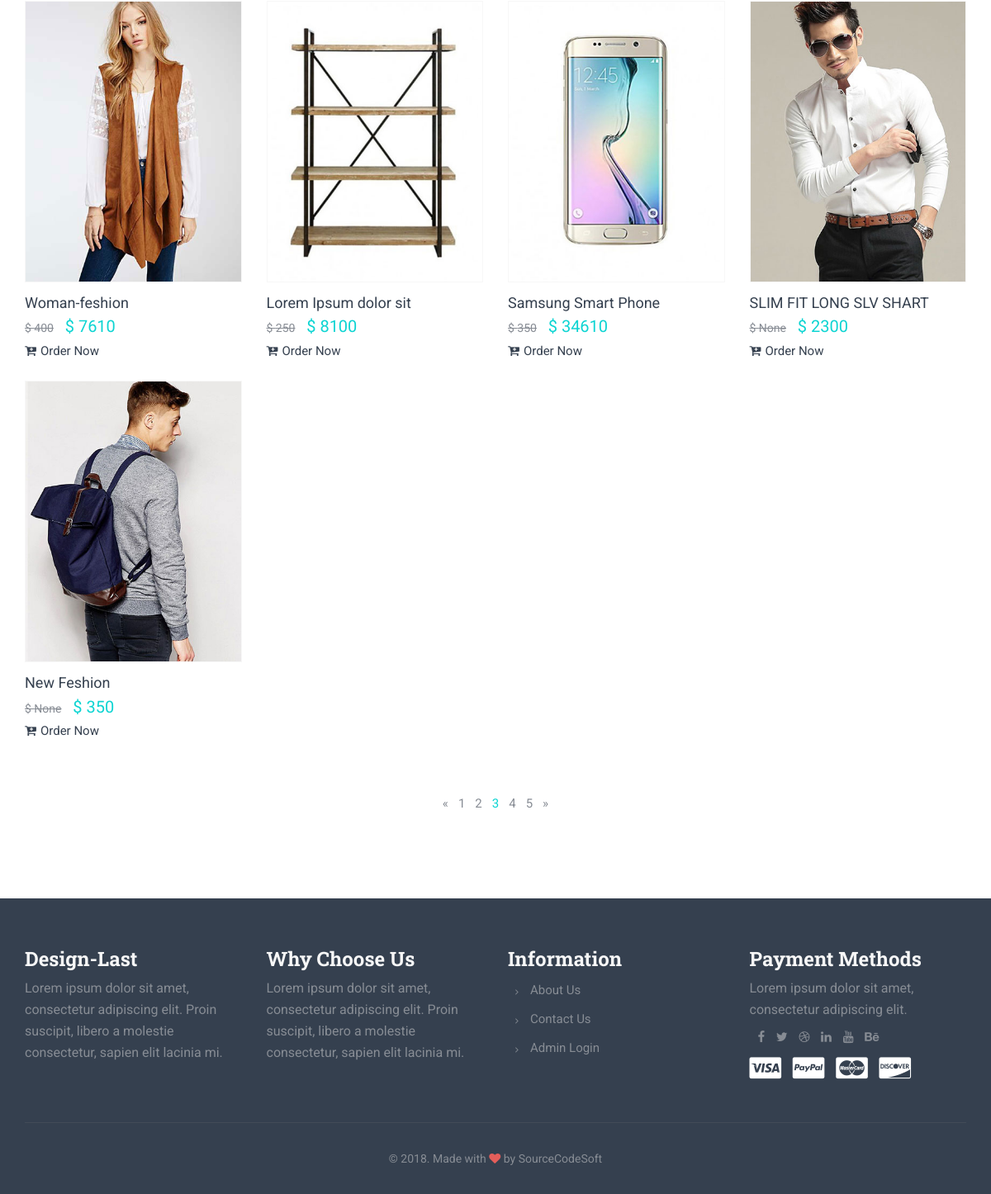
The page /shop/ (lower part) on the database as committed earlier.
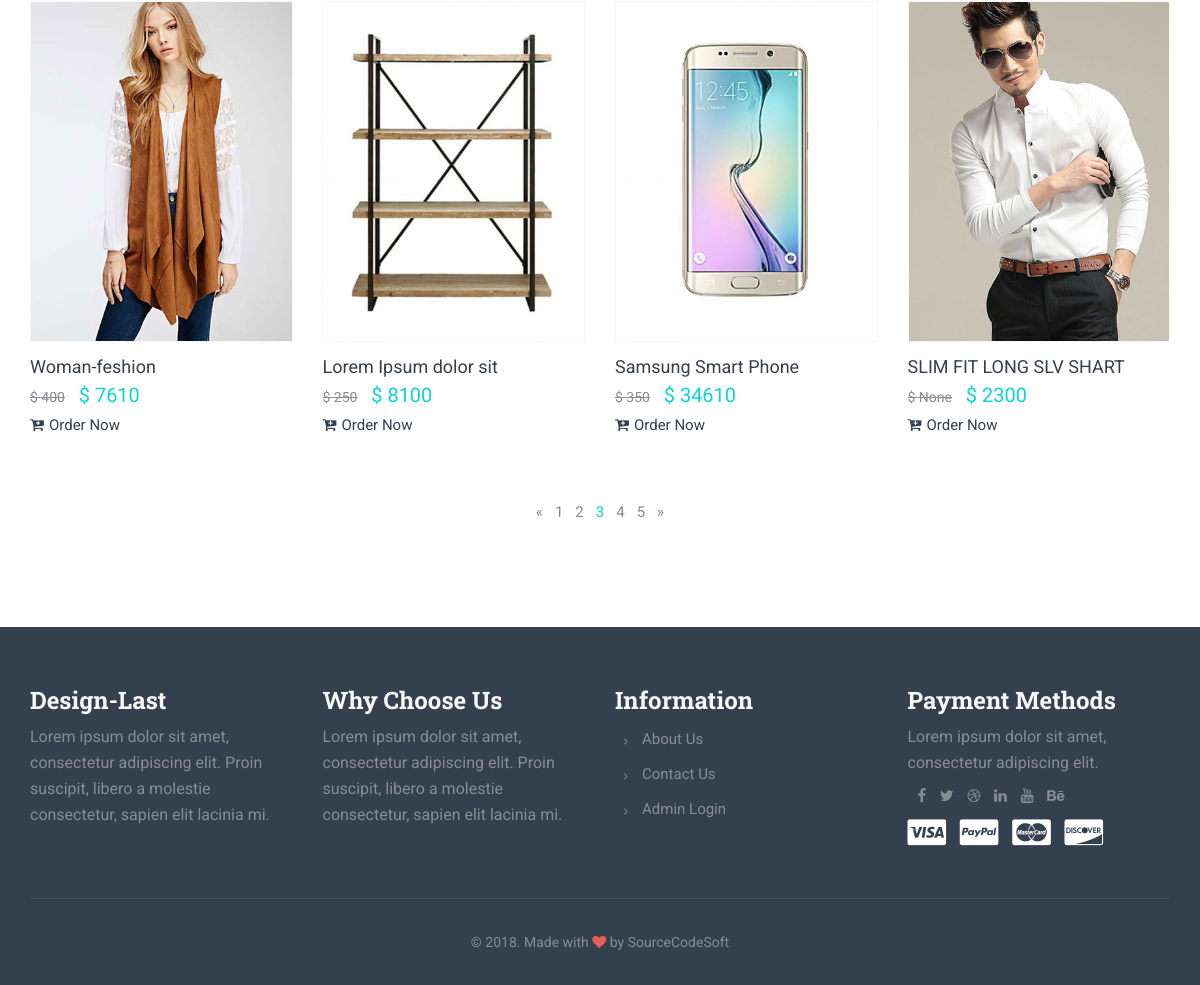
The same page on the database as committed later.
### shopapp/models.py (models this page shows, shortened)
class Product(models.Model):
    name = models.CharField(max_length = 100)
    product_code = models.IntegerField(blank = True, null = True)
    price = models.IntegerField()
    discount_price = models.IntegerField(blank = True, null = True)
    discount_off_price = models.IntegerField(blank = True, null = True)
    category = models.ForeignKey(Category, on_delete = models.CASCADE)
    color = models.ForeignKey(Color, on_delete = models.CASCADE)
    brand_name = models.ForeignKey(Brand, on_delete = models.CASCADE)
    image = models.ImageField(upload_to = 'product')
    order_now_link = models.URLField(max_length=200, blank=False)
    description = models.TextField()
    publish_on = models.DateTimeField(auto_now = False, auto_now_add = True)
    update_on = models.DateTimeField(auto_now = False, auto_now_add = True)

### shopapp/views.py (the view)
# urls.py: path('shop/', Shop_Project_Views.as_view(), name = 'Shop_Project_Views'),
class Shop_Project_Views(View):
    def get(self, request):
        all_products = Product.objects.all()
        search_query = request.GET.get('search_q')
        if search_query:
            all_products = all_products.filter(name__icontains = search_query)
        context = {
            'all_products' : all_products
        }
        template_name = 'design/shop.html'
        return render(request, template_name, context)

### templates/design/shop.html (shortened to what this page needs)
{% extends 'app/base.html' %}
{% load static %}
{% block content %}
        <section class="section white-backgorund">
            <div class="container">
                <div class="row">
                    <div class="col-sm-12">
                        <div class="row column-3">
                          {% if all_products %}
                          {% for item in all_products %}
                            <div class="col-sm-6 col-md-3">
                                <div class="thumbnail store style1">
                                    <div class="header">
                                        <figure class="layer">
                                            <a href="javascript:void(0);">
                                                <img src="/media/{{item.image}}" alt="">
                                            </a>
                                        </figure>
                                    </div>
                                    <div class="caption">
                                        <h6 class="regular"><a href="{% url 'Single_page_views' item.id %}">{{ item.name }}</a></h6>
                                        <div class="price">
                                            <small class="amount off">$ {{ item.discount_price }}</small>
                                            <span class="amount text-primary">$ {{ item.price }}</span>
                                        </div>
                                        <a href="{{item.order_now_link}}"><i class="fa fa-cart-plus mr-5"></i>Order Now</a>
                                    </div>
                                </div>
                            </div>
                            {% endfor %}
                            {% endif %}
                        </div>
                        <hr class="spacer-10 no-border">
                        <div class="row">
                            <div class="col-sm-12 text-center">
                                <nav>
                                    <ul class="pagination">
                                        <li class="disabled"><a href="#" aria-label="Previous"><span aria-hidden="true">&laquo;</span></a></li>
                                        <li><a href="#">1</a></li>
                                        <li><a href="#">2</a></li>
                                        <li class="active"><a href="#">3</a></li>
                                        <li><a href="#">4</a></li>
                                        <li><a href="#">5</a></li>
                                        <li><a href="#" aria-label="Next"><span aria-hidden="true">&raquo;</span></a></li>
                                    </ul>
                                </nav>
                            </div>
                        </div>
                    </div>
                </div>
            </div>
        </section>
{% endblock %}

Rows that differ between the two databases and show on the page:
removed Product: image (picture), name "New Feshion", discount_price "None", price "350"
